Frame 1 (no input): blank canvas, image omitted
Frame 60 (the mouse pressed at the canvas centre just before this capture): blank canvas, image omitted
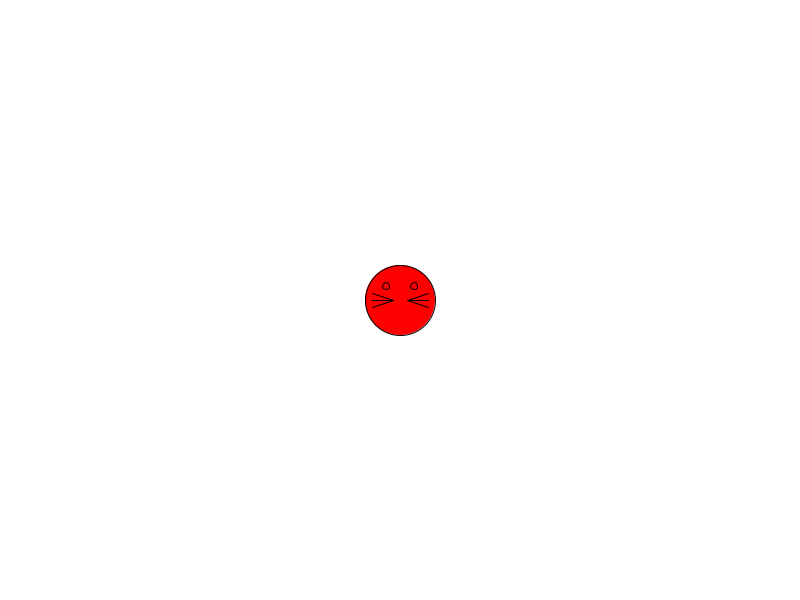
Frame 120 (the mouse held since frame 60 and released just before this capture)

The Processing sketch whose frames 1 and 60 were blank and that drew this single picture after the mouse press (run headless with seeded random() and noise(); from frame 60 on, the mouse is pressed at the canvas centre):

// Processing sketch: gato
// ── gato.pde
float cX;
float cY;
float radio;
float ancho;
float alto;

void setup() {
  size(800, 600);
}

boolean mouseTouch(float pX, float pY, float cX, float cY, float r){
  float distancia = dist(pX, pY, cX, cY);
  if (distancia > r) {
    return false;
  } else {
    return true;
  }
}

void circulo(float posicionX, float posicionY, float ancho) {
  radio = ancho / 2;
  if (mouseTouch(mouseX, mouseY, posicionX, posicionY, radio)){
    fill(255, 0, 0);
  } else {
    fill(255);
  }
  
  // ojos
  circle(posicionX, posicionY, ancho);
  float ojoX = ancho * 0.2;
  float ojoY = ancho * 0.2;
  float ojo = ancho * 0.1;
  circle(posicionX - ojoX, posicionY - ojoY, ojo);
  circle(posicionX + ojoX, posicionY - ojoY, ojo);
  
  //bigote
  float bigoteY = posicionY;
  float largoBig = ancho * 0.4;
  float separacion = ancho * 0.1;
  
  //izq
  line(posicionX - separacion, bigoteY, posicionX - largoBig, bigoteY - separacion);
  line(posicionX - separacion, bigoteY, posicionX - largoBig, bigoteY);
  line(posicionX - separacion, bigoteY, posicionX - largoBig, bigoteY + separacion);
  
  //der
  line(posicionX + separacion, bigoteY, posicionX + largoBig, bigoteY - separacion);
  line(posicionX + separacion, bigoteY, posicionX + largoBig, bigoteY);
  line(posicionX + separacion, bigoteY, posicionX + largoBig, bigoteY + separacion);
}

void mousePressed(){
  cX = mouseX;
  cY = mouseY;  
  ancho = 70;
  alto = 80;
}

void draw() {
  background(255);
  circulo(cX, cY, ancho);
}
